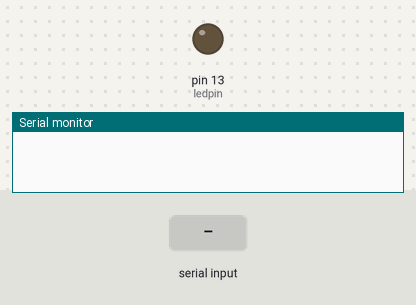
The sketch below on a simulated Arduino Uno, built with avr-gcc and run on an emulated ATmega328P. Parts: output pins drawn as LEDs (lit = HIGH), the last lines printed to the serial monitor. The test bench sets the inputs (shaded band).

Above: at 1.2 s.
1.3 s: "A" received over Serial
At 1.7 s:
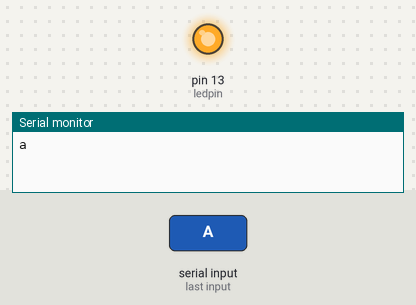
2.8 s: "B" received over Serial
At 4.1 s:
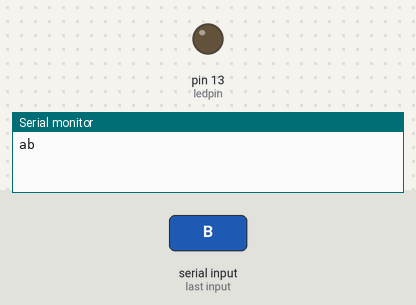
Timing chart, 0 to 5.8 s (numbered marks = the images above; inputs shaded):
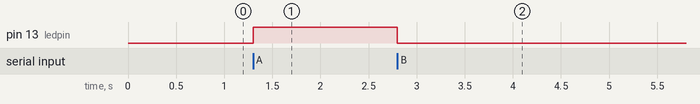

The sketch:

serialLedToggle.ino
```cpp
//int led = 2;
int ledpin = LED_BUILTIN;
byte ledval = HIGH;
char Answer = 'a';

void setup() {
  Serial.begin(9600);
  pinMode(ledpin,OUTPUT);
}

void loop() {
  if (Serial.available()) {
    char inChar = (char)Serial.read();

    if (inChar == 'A') {
      ledval = HIGH; Answer = 'a';
    } else if (inChar == 'B'){
      ledval = LOW; Answer = 'b';
    } else if (inChar == 'Z'){
      ledval = LOW; Answer = 'z';
    }
    digitalWrite(ledpin,ledval);
    Serial.print(Answer);

  }
}

/*void serialEvent() {
  while (Serial.available()) {
    char inChar = (char)Serial.read();

    if (inChar == 'A') {
      digitalWrite(led,HIGH);
    } else if (inChar == 'B'){
      digitalWrite(led,LOW);
    }
  }
}*/
```

Measured:
- after the input at 1.3 s, pin 13 (ledpin): LOW → HIGH at once
- after the input at 2.8 s, pin 13 (ledpin): HIGH → LOW at once
